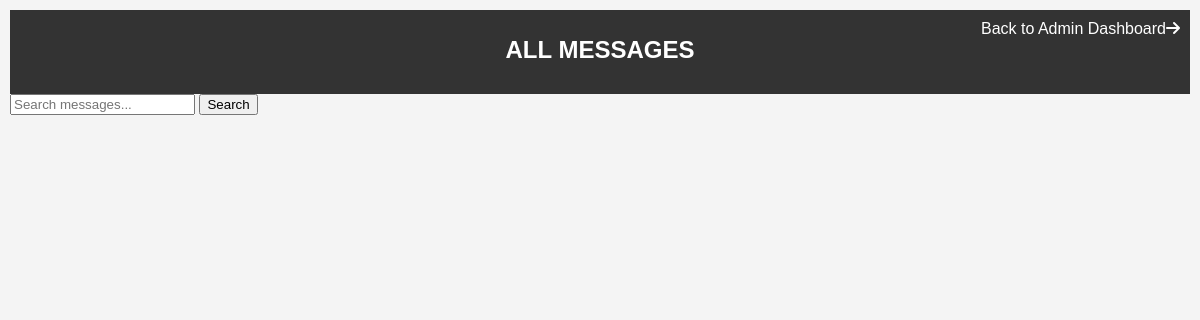
/messages.php, run on an earlier commit of the app's database.
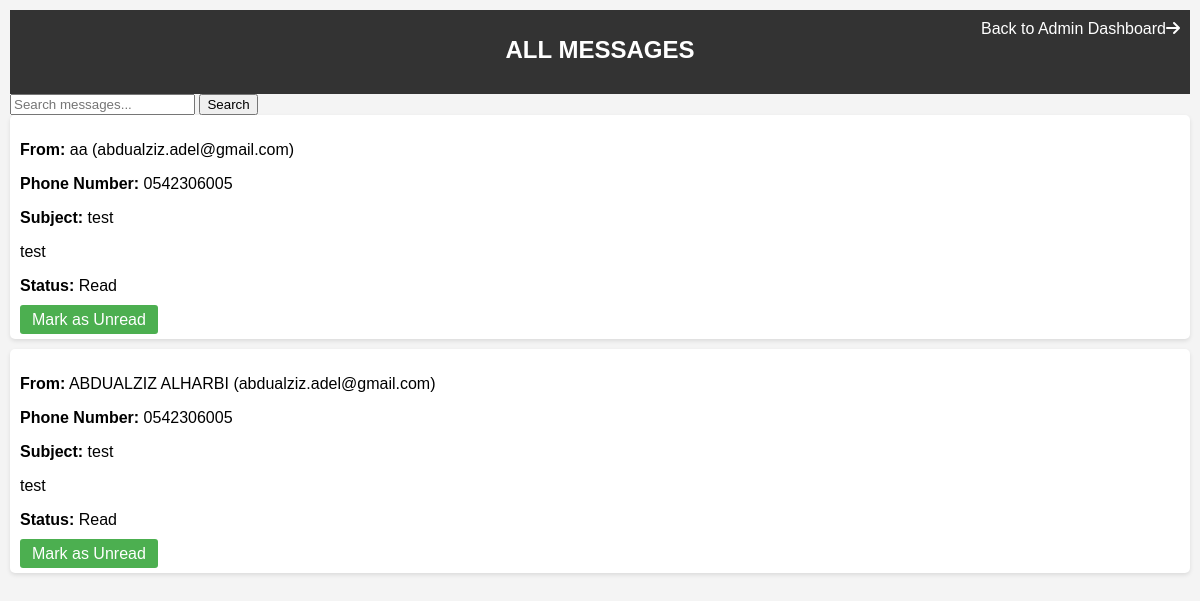
And on a later commit of the database.
### tables this page shows
CREATE TABLE `messages` (
  `id` int(11) NOT NULL,
  `name` varchar(255) NOT NULL,
  `phone_number` varchar(20) DEFAULT NULL,
  `email` varchar(255) NOT NULL,
  `subject` varchar(255) DEFAULT NULL,
  `message` text NOT NULL,
  `status` tinyint(4) DEFAULT 0
);

### messages.php (the view, shortened to what this page needs)
<?php
$db = mysqli_connect('localhost', 'root', '', 'd-project');
$searchTerm = '';
$searchQuery = '';
$query = "SELECT * FROM messages" . $searchQuery . " ORDER BY status, id DESC";
$result = mysqli_query($db, $query);
?>
<!DOCTYPE html>
<html lang="en">
<head>
    <link rel="stylesheet" href="https://cdnjs.cloudflare.com/ajax/libs/font-awesome/6.0.0-beta3/css/all.min.css">
    <link rel="stylesheet" href="css/store_warranties.css">
    <link rel="stylesheet" href="css/massages.css">
</head>
<body>
    <header>
        <h1>ALL MESSAGES</h1>
        <a href="admin_dashboard.php" class="back-to-dashboard">Back to Admin Dashboard<i class="fas fa-arrow-right"></i> </a>
    </header>
    <form method="GET">
        <input type="text" name="search" placeholder="Search messages..." value="<?php echo $searchTerm; ?>">
        <button type="submit">Search</button>
    </form>
    <div>
        <?php while ($row = mysqli_fetch_assoc($result)) : ?>
            <div class="message-container<?php echo $row['status'] == 0 ? ' unread' : ''; ?>">
                <p><strong>From:</strong> <?php echo htmlspecialchars($row['name']); ?> (<?php echo htmlspecialchars($row['email']); ?>)</p>
                <p><strong>Phone Number:</strong> <?php echo htmlspecialchars($row['phone_number']); ?></p>
                <p><strong>Subject:</strong> <?php echo htmlspecialchars($row['subject']); ?></p>
                <p><?php echo nl2br(htmlspecialchars($row['message'])); ?></p>
                <p><strong>Status:</strong> <?php echo $row['status'] == 0 ? 'Unread' : 'Read'; ?></p>
                <a href="?toggle_status=true&id=<?php echo $row['id']; ?>&current_status=<?php echo $row['status']; ?>" class="mark-read">
                    <?php echo $row['status'] == 0 ? 'Mark as Read' : 'Mark as Unread'; ?>
                </a>
            </div>
        <?php endwhile; ?>
    </div>
</body>
</html>

What changed in the data, as far as the page shows it:
added messages: name "aa", email "abdualziz.adel@gmail.com", phone_number "0542306005", subject "test", message "test", status "Read"
added messages: name "ABDUALZIZ ALHARBI", email "abdualziz.adel@gmail.com", phone_number "0542306005", subject "test", message "test", status "Read"
